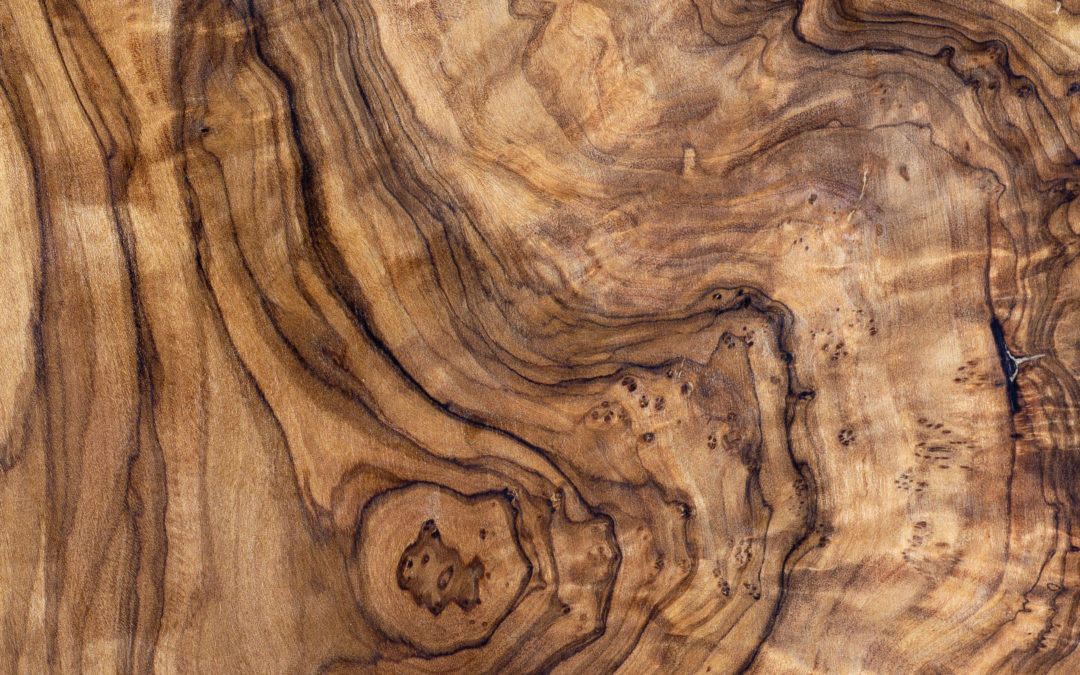
#> input picture IMAGES_brutes/Burl.jpg, 1080 x 675 px, found by its file name; its folder holds only this picture in this run
$ jupyter execute --allow-errors 'Classification_du_bois_préparation_des_images.ipynb'   (older library calls are emulated)
#> lines starting #> are read from the running program, lines starting #| are printed output that depends on the picture
#> in prep_and_save, image is the input picture: PIL image 1080x675 RGB; mean R, G, B 155.5, 111.4, 79.7
<a href="https://colab.research.google.com/github/ArthurCalvi/Classifieur-Bois/blob/master/Classification_du_bois_pr%C3%A9paration_des_images.ipynb" target="_parent"></a>

# **Classifiation du bois : préparation de l'image**

Avant de donner l'image au réseau de neurones afin qu'il émette une prédiction sur ce que représente l'image il est nécessaire de préparer celle-ci. En effet, le réseau de neurones prend un entrée de dimension fixe : une image carrée de dimension 256x256 pixels. Dans ce notebook, les images contenues dans le dossier Google Drive *Classification_Bois/IMAGES_brutes* sont préparées et enregistrées dans un nouveau dossier Google Drive *Classification_Bois/IMAGES_préparées*.

**Partie 0 - Accès au Drive**

Dans cette partie nous définissons l'accès à un Drive où sont stockés les images brutes et également l'accès à un dossier où nous allons sauvegardées les images préparées.

[cell 1]
from google.colab import drive
#> (the rest of this cell did not finish here and is left out)

**Partie 1 - Imports**

[cell 2]
#Import de la bilbliothèque de gestion d'image PIL
from PIL import Image

#Import des bibliothèques os et sys pour manipuler les fichiers
import sys,os

sys.path.insert(0,'/content/drive/My Drive/Classification_Bois')

**Partie 2 - Paramètres**

Dans cette partie, nous définissons les paramètres tels que la largeur en pixels de l'image et le chemin d'accès pour récupérer les images et les enregistrer.

[cell 3]
#largeur de l'image
desired_size = 256

#Chemin d'accés pour récupérer les images
access = '/content/drive/My Drive/Classification_Bois/IMAGES_brutes'

#Chemin d'accès pour enregistrer les nouvelles images
save = '/content/drive/My Drive/Classification_Bois/IMAGES_préparées'

**Partie 3 - Préparation de l'image**

Dans cette partie nous définissons la fonction qui va effectuer les tâches suivantes

1.   Redimensionner le plus petit côté de l'image à 256 pixels
2.   Rogner le plus grand côté pour qu'il fasse également 256 pixels afin d'obtenir une image carrée.

[cell 4]
def prep_image(image):
    """Cette fonction prend en argument une image de taille et d'aspect quelconque
      ouverte selon la méthode PIL Image.open et la transforme en une image carrée
      de côté 256 pixels. Le recadrage est réalisée tel que le plus eptit côté est
      fixée à 256 pixels et le plus grand côté et ensuite rogné pour obtenir un
      format carre"""

    #récupération des dimensions
    width,height = image.size
#> width = 1080; height = 675

    #récupération du plus petit côté
    small_side = min(width,height)
#> small_side = 675

    #définition du ratio entre l'ancienne et la nouvelle image
    ratio = desired_size / small_side
#> ratio = 0.379

    #Mise à l'échelle
    image = image.resize((round(ratio*width), round(ratio*height)), Image.ANTIALIAS )
#> image: PIL image 410x256 RGB

    #récupération des dimensions
    width,height = image.size
#> width = 410; height = 256

    #définition de la région à recadrer
    crop_region = ( round(( width-desired_size)/2), 0 , round((width+desired_size)/2) , desired_size)
#> crop_region = (77, 0, 333, 256)

    #Recadrage
    image = image.crop(crop_region)
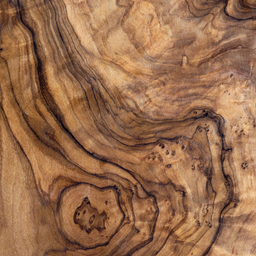
#> image: PIL image 256x256 RGB; mean R, G, B 153.4, 109.4, 78

    return image

**Partie 4 - Préparation des images d'un dossier et enregistrement**

Dans cette partie nous préparons toutes les images du dossier *Classification_Bois/IMAGES_Brutes* et nous les enregistrons dans le dossier *Classification_Bois/IMAGES_préparées*. Les images brutes sont ensuite supprimées du dossier *Classification_Bois/IMAGES_Brutes* .

[cell 5]
def prep_and_save(path):
    """Cette fonction parcours les images dans le dossier [path] et les enregistre
     dans le dossier IMAGES_préparées"""

    dirs = os.listdir(path)
    i=0

    for item in dirs:

        super_path = path+"/"+item

        if os.path.isfile(super_path):

            image = Image.open(super_path)

            filename_w_ext = os.path.basename(super_path)
            filename, extension = os.path.splitext(filename_w_ext)

            image = prep_image(image)

            image.save(save+"/"+filename+"_{}.jpg".format(desired_size), 'JPEG')
            os.remove(super_path)

            i+=1

    print('{} images ont été préparées et ont été enregistrées dans le Google Drive My Drive/Classification_Bois/Images_préparées'.format(i))


prep_and_save(access)
